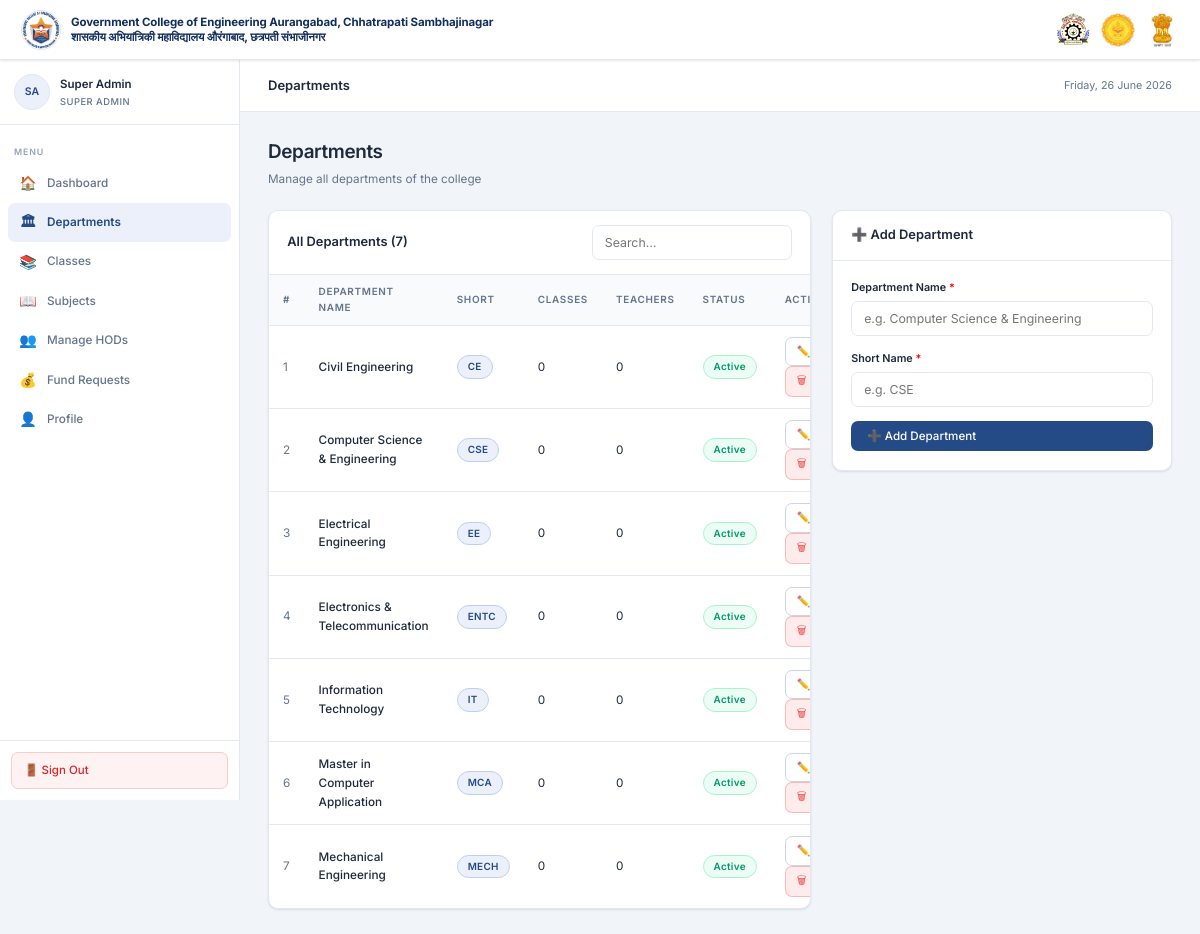
The app's page /admin/departments.php (signed in) with its own data.
### tables this page shows
CREATE TABLE IF NOT EXISTS departments (
    id          INT UNSIGNED    AUTO_INCREMENT PRIMARY KEY,
    name        VARCHAR(150)    NOT NULL,
    short_name  VARCHAR(20)     NOT NULL,           
    is_active   TINYINT(1)      NOT NULL DEFAULT 1,
    created_at  TIMESTAMP       NOT NULL DEFAULT CURRENT_TIMESTAMP
);

### includes/auth.php (called while the page is built, shortened)
<?php
function getInitials(string $name): string {
    $parts = array_filter(explode(' ', trim($name)));
    $init  = '';
    foreach (array_slice(array_values($parts), 0, 2) as $p) {
        $init .= strtoupper($p[0]);
    }
    return $init ?: '?';
}

### admin/departments.php (the view, shortened to what this page needs)
<?php
require_once '../includes/db.php';
require_once '../includes/auth.php';
require_once '../includes/functions.php';
$user = currentUser();
$editRow = null;
$depts = $pdo->query(
    "SELECT d.*,
        (SELECT COUNT(*) FROM classes c WHERE c.department_id=d.id) AS class_count,
        (SELECT COUNT(*) FROM users u WHERE u.department_id=d.id AND u.role='teacher') AS teacher_count
     FROM departments d ORDER BY d.name"
)->fetchAll();
renderHead('Departments');
?>
<div class="app-layout">
<?php renderSidebar('departments', 'admin', $user); ?>
<div class="main-content">
<?php renderTopbar('Departments'); ?>
<div class="page-body">
    <div class="page-header">
        <h1>Departments</h1>
        <p>Manage all departments of the college</p>
    </div>
    <div style="display:grid;grid-template-columns:1fr 340px;gap:1.5rem;align-items:start">
        <div class="card">
            <div class="card-header">
                <h3>All Departments (<?= count($depts) ?>)</h3>
                <input type="text" class="form-control" style="width:200px"
                       placeholder="Search…" data-search-table="dept-table">
            </div>
            <?php if ($depts): ?>
            <div class="table-wrap">
                <table id="dept-table">
                    <thead>
                        <tr>
                            <th>#</th>
                            <th>Department Name</th>
                            <th>Short</th>
                            <th>Classes</th>
                            <th>Teachers</th>
                            <th>Status</th>
                            <th>Action</th>
                        </tr>
                    </thead>
                    <tbody>
                    <?php foreach ($depts as $i => $d): ?>
                    <tr>
                        <td class="text-muted"><?= $i+1 ?></td>
                        <td class="fw-500"><?= e($d['name']) ?></td>
                        <td><span class="badge badge-expert"><?= e($d['short_name']) ?></span></td>
                        <td><?= (int)$d['class_count'] ?></td>
                        <td><?= (int)$d['teacher_count'] ?></td>
                        <td>
                            <?php if ($d['is_active']): ?>
                            <span class="badge badge-approved">Active</span>
                            <?php else: ?>
                            <span class="badge badge-rejected">Inactive</span>
                            <?php endif; ?>
                        </td>
                        <td>
                            <a href="?edit=<?= $d['id'] ?>" class="btn btn-outline btn-sm">✏️ Edit</a>
                            <form method="POST" style="display:inline" onsubmit="return confirmAction('Delete this department? Linked classes and users will block the delete.')">
                                <button type="submit" class="btn btn-delete btn-sm">🗑 Delete</button>
                            </form>
                        </td>
                    </tr>
                    <?php endforeach; ?>
                    </tbody>
                </table>
            </div>
            <?php endif; ?>
        </div>
        <div class="card" style="position:sticky;top:80px">
            <div class="card-header">
                <h3><?= $editRow ? '✏️ Edit Department' : '➕ Add Department' ?></h3>
            </div>
            <div class="card-body">
                <form method="POST">
                    <div class="form-group">
                        <label>Department Name <span style="color:red">*</span></label>
                        <input type="text" name="name" class="form-control" required
                               value="<?= e($editRow['name'] ?? '') ?>"
                               placeholder="e.g. Computer Science &amp; Engineering">
                    </div>
                    <div class="form-group">
                        <label>Short Name <span style="color:red">*</span></label>
                        <input type="text" name="short_name" class="form-control" required
                               maxlength="20"
                               value="<?= e($editRow['short_name'] ?? '') ?>"
                               placeholder="e.g. CSE">
                    </div>
                    <button type="submit" class="btn btn-primary" style="width:100%">
                        <?= $editRow ? '💾 Update Department' : '➕ Add Department' ?>
                    </button>
                </form>
            </div>
        </div>
    </div>
</div>
</div>
</div>
<?php renderFooter(); ?>

### includes/functions.php (shortened to what this page needs)
<?php
function e(string $s): string {
    return htmlspecialchars($s, ENT_QUOTES, 'UTF-8');
}
function renderHead(string $title, int $depth = 1): void {
    $asset = $depth === 0 ? 'assets/' : str_repeat('../', $depth) . 'assets/';
    ?>
<!DOCTYPE html>
<html lang="en">
<head>
    <link rel="stylesheet" href="<?= $asset ?>css/style.css">
</head>
<body>
<nav class="navbar">
    <div class="navbar-brand">
        <img src="../assets/images/logo.png" alt="GCEA Logo" class="navbar-logo"
             onerror="this.style.display='none';this.nextElementSibling.style.display='flex'">
        <div class="navbar-titles">
            <span class="navbar-college-en">Government College of Engineering Aurangabad, Chhatrapati Sambhajinagar</span>
            <span class="navbar-college-hi">शासकीय अभियांत्रिकी महाविद्यालय औरंगाबाद, छत्रपती संभाजीनगर</span>
        </div>
    </div>
    <div class="navbar-emblems">
        <img src="../assets/images/img2.gif"  alt="Maharashtra Skill Development Department" class="navbar-emblem">
        <img src="../assets/images/img3.png"    alt="Government of Maharashtra Seal" class="navbar-emblem navbar-emblem--crop">
        <img src="../assets/images/img4.jpg"  alt="Government of India Emblem" class="navbar-emblem">
    </div>
</nav>
    <?php
}
function renderFooter(int $depth = 1): void {
    ?>
</body>
</html>
    <?php
}
function renderSidebar(string $active, string $role, array $user): void {
    $items    = $navs[$role] ?? [];
    $initials = getInitials($user['name']);
    $profilePhoto = $user['profile_photo'] ?? null;
    $roleLabel = match($role) {
        'admin'   => 'Super Admin',
        'hod'     => 'HOD',
        'teacher' => 'Teacher',
        'student' => 'Earn & Learn',
        default   => ucfirst($role),
    };
    ?>
    <aside class="sidebar">
        <div class="sidebar-user">
            <div class="user-avatar"><?php if($profilePhoto): ?><img src="../assets/uploads/profiles/<?= e($profilePhoto) ?>" alt="Photo" class="user-avatar-img"><?php else: ?><?= e($initials) ?><?php endif; ?></div>
            <div class="user-info">
                <div class="user-name"><?= e($user['name']) ?></div>
                <div class="user-role"><?= $roleLabel ?></div>
            </div>
        </div>
        <nav class="sidebar-nav">
            <div class="nav-label">Menu</div>
            <?php foreach ($items as $item): ?>
            <a href="<?= e($item['href']) ?>"
               class="nav-item <?= $active === $item['key'] ? 'active' : '' ?>">
                <span class="nav-icon"><?= $item['icon'] ?></span>
                <?= e($item['label']) ?>
            </a>
            <?php endforeach; ?>
        </nav>
        <div class="sidebar-footer">
            <a href="../logout.php" class="btn-logout"
               onclick="return confirmAction('Sign out of your account?')">
                🚪 Sign Out
            </a>
        </div>
    </aside>
    <?php
}
function renderTopbar(string $title): void {
    ?>
    <div class="topbar">
        <div class="topbar-title"><?= e($title) ?></div>
        <div class="topbar-right">
            <span class="topbar-date"><?= date('l, d F Y') ?></span>
        </div>
    </div>
    <?php
}

### records on screen
departments: name "Civil Engineering", short_name "CE", class_count "0", teacher_count "0", is_active "Active"
departments: name "Computer Science & Engineering", short_name "CSE", class_count "0", teacher_count "0", is_active "Active"
departments: name "Electrical Engineering", short_name "EE", class_count "0", teacher_count "0", is_active "Active"
departments: name "Electronics & Telecommunication", short_name "ENTC", class_count "0", teacher_count "0", is_active "Active"
departments: name "Information Technology", short_name "IT", class_count "0", teacher_count "0", is_active "Active"
departments: name "Master in Computer Application", short_name "MCA", class_count "0", teacher_count "0", is_active "Active"
departments: name "Mechanical Engineering", short_name "MECH", class_count "0", teacher_count "0", is_active "Active"

### other values on screen
$initials "SA"
$user['name'] "Super Admin"
$roleLabel "SUPER ADMIN"
$item['icon'] "🏠"
$item['label'] "Dashboard"
$item['icon'] "🏛"
$item['label'] "Departments"
$item['icon'] "📚"
$item['label'] "Classes"
$item['icon'] "📖"
$item['label'] "Subjects"
$item['icon'] "👥"
$item['label'] "Manage HODs"
$item['icon'] "💰"
$item['label'] "Fund Requests"
